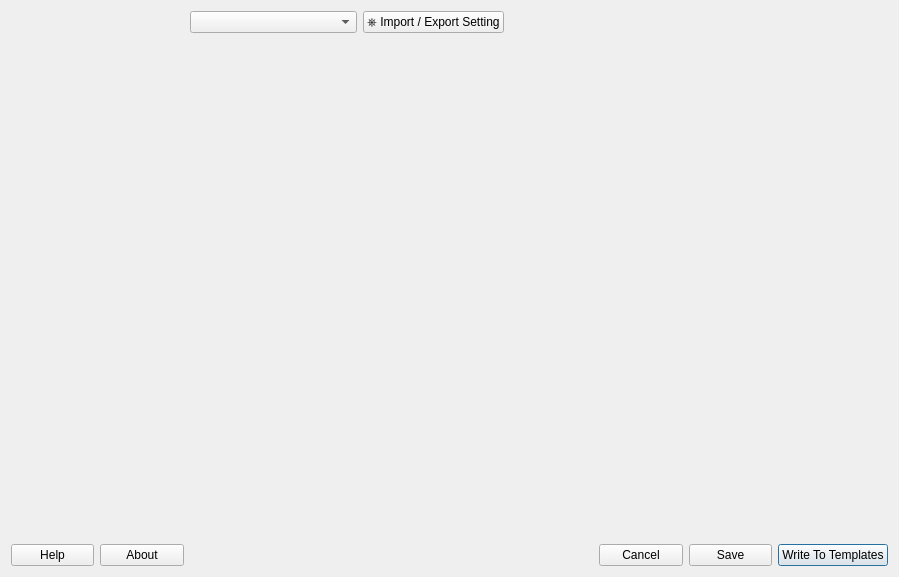
<?xml version="1.0" encoding="UTF-8"?>
<ui version="4.0">
 <author>Henrik Giesel</author>
 <class>SMConfig</class>
 <widget class="QDialog" name="SMConfig">
  <property name="geometry">
   <rect>
    <x>0</x>
    <y>0</y>
    <width>899</width>
    <height>577</height>
   </rect>
  </property>
  <property name="windowTitle">
   <string>Script Manager Settings</string>
  </property>
  <layout class="QGridLayout" name="gridLayout">
   <item row="2" column="0">
    <widget class="QPushButton" name="helpButton">
     <property name="text">
      <string>Help</string>
     </property>
     <property name="autoDefault">
      <bool>false</bool>
     </property>
    </widget>
   </item>
   <item row="2" column="7">
    <widget class="QPushButton" name="saveButton">
     <property name="text">
      <string>Save</string>
     </property>
     <property name="autoDefault">
      <bool>false</bool>
     </property>
    </widget>
   </item>
   <item row="0" column="2" colspan="2">
    <widget class="SMConfigModelchooser" name="modelChooser"/>
   </item>
   <item row="0" column="4">
    <widget class="QPushButton" name="importButton">
     <property name="text">
      <string>⎈ Import / Export Setting</string>
     </property>
    </widget>
   </item>
   <item row="2" column="1">
    <widget class="QPushButton" name="aboutButton">
     <property name="text">
      <string>About</string>
     </property>
     <property name="autoDefault">
      <bool>false</bool>
     </property>
    </widget>
   </item>
   <item row="2" column="8">
    <widget class="QPushButton" name="wbButton">
     <property name="text">
      <string>Write To Templates</string>
     </property>
     <property name="default">
      <bool>true</bool>
     </property>
    </widget>
   </item>
   <item row="2" column="6">
    <widget class="QPushButton" name="cancelButton">
     <property name="text">
      <string>Cancel</string>
     </property>
     <property name="autoDefault">
      <bool>false</bool>
     </property>
    </widget>
   </item>
   <item row="2" column="2" colspan="4">
    <spacer name="horizontalSpacer">
     <property name="orientation">
      <enum>Qt::Horizontal</enum>
     </property>
     <property name="sizeHint" stdset="0">
      <size>
       <width>40</width>
       <height>20</height>
      </size>
     </property>
    </spacer>
   </item>
   <item row="1" column="0" colspan="9">
    <widget class="SMScriptTab" name="configWidget" native="true"/>
   </item>
  </layout>
 </widget>
 <customwidgets>
  <customwidget>
   <class>SMConfigModelchooser</class>
   <extends>QComboBox</extends>
   <header>anki_script_manager/src/gui_config/custom/sm_config_modelchooser</header>
  </customwidget>
  <customwidget>
   <class>SMScriptTab</class>
   <extends>QWidget</extends>
   <header>anki_script_manager/src/gui_config/custom/sm_script_tab</header>
   <container>1</container>
  </customwidget>
 </customwidgets>
 <resources/>
 <connections/>
</ui>
